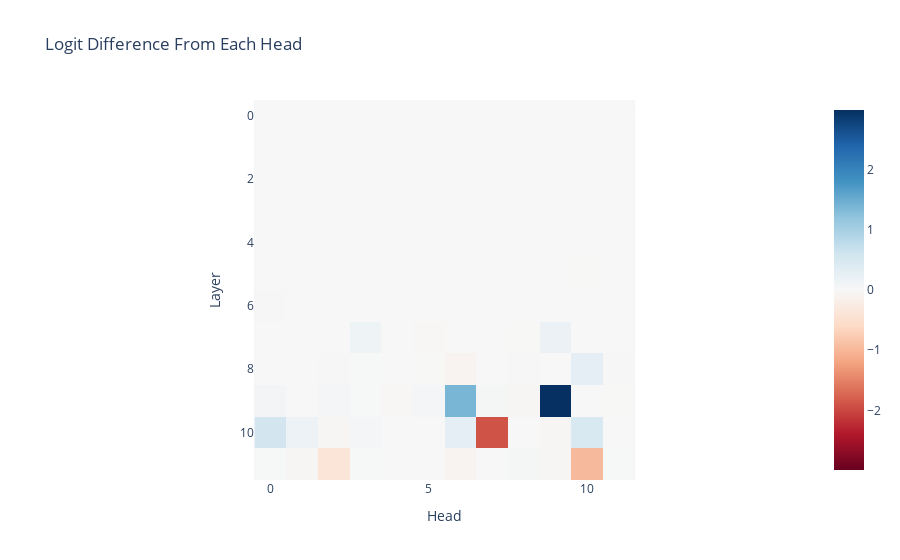

The cell this chart's notebook holds for it:
### Markdown cell above
We can further break down the output of each attention layer into the sum of the outputs of each attention head. Each attention layer consists of 12 heads, which each act independently and additively.

<details> <summary>Decomposing attention output into sums of heads</summary> 
The standard way to compute the output of an attention layer is by concatenating the mixed values of each head, and multiplying by a big output weight matrix. But as described in [A Mathematical Framework](https://transformer-circuits.pub/2021/framework/index.html) this is equivalent to splitting the output weight matrix into a per-head output (here `model.blocks[k].attn.W_O`) and adding them up (including an overall bias term for the entire layer)
</details>

We see that only a few heads really matter - heads L9H6 and L9H9 contribute a lot positively (explaining why attention layer 9 is so important), while heads L10H7 and L11H10 contribute a lot negatively (explaining why attention layer 10 and layer 11 are actively harmful). These correspond to (some of) the name movers and negative name movers discussed in the paper. There are also several heads that matter positively or negatively but less strongly (other name movers and backu name movers)

There are a few meta observations worth making here - our model has 144 heads, yet we could localise this behaviour to a handful of specific heads, using straightforward, general techniques. This supports the claim in [A Mathematical Framework](https://transformer-circuits.pub/2021/framework/index.html) that attention heads are the right level of abstraction to understand attention. It also really surprising that there are *negative* heads - eg L10H7 makes the incorrect logit 7x *more* likely. I'm not sure what's going on there, though the paper discusses some possibilities.

### Code cell
per_head_residual, labels = cache.stack_head_results(layer=-1, pos_slice=-1, return_labels=True)
per_head_logit_diffs = residual_stack_to_logit_diff(per_head_residual, cache)
per_head_logit_diffs = einops.rearrange(per_head_logit_diffs, "(layer head_index) -> layer head_index", layer=model.cfg.n_layers, head_index=model.cfg.n_heads)
imshow(per_head_logit_diffs, labels={"x":"Head", "y":"Layer"}, title="Logit Difference From Each Head")

### Figure 1 — Plotly figure (JSON) as saved in the notebook; plotly's stock layout.template omitted (floating-point values rounded to 4 significant figures; data arrays with more than 128 entries replaced by an {"elided": "..."} marker saying what was removed)
{"data": [{"coloraxis": "coloraxis", "hovertemplate": "Head: %{x}<br>Layer: %{y}<br>color: %{z}<extra></extra>", "name": "0", "type": "heatmap", "xaxis": "x", "yaxis": "y", "z": {"elided": "12x12 float values"}}], "layout": {"coloraxis": {"cmid": 0, "colorscale": [[0, "rgb(103,0,31)"], [0.1, "rgb(178,24,43)"], [0.2, "rgb(214,96,77)"], [0.3, "rgb(244,165,130)"], [0.4, "rgb(253,219,199)"], [0.5, "rgb(247,247,247)"], [0.6, "rgb(209,229,240)"], [0.7, "rgb(146,197,222)"], [0.8, "rgb(67,147,195)"], [0.9, "rgb(33,102,172)"], [1, "rgb(5,48,97)"]]}, "title": {"text": "Logit Difference From Each Head"}, "xaxis": {"anchor": "y", "constrain": "domain", "domain": [0, 1], "scaleanchor": "y", "title": {"text": "Head"}}, "yaxis": {"anchor": "x", "autorange": "reversed", "constrain": "domain", "domain": [0, 1], "title": {"text": "Layer"}}}}
